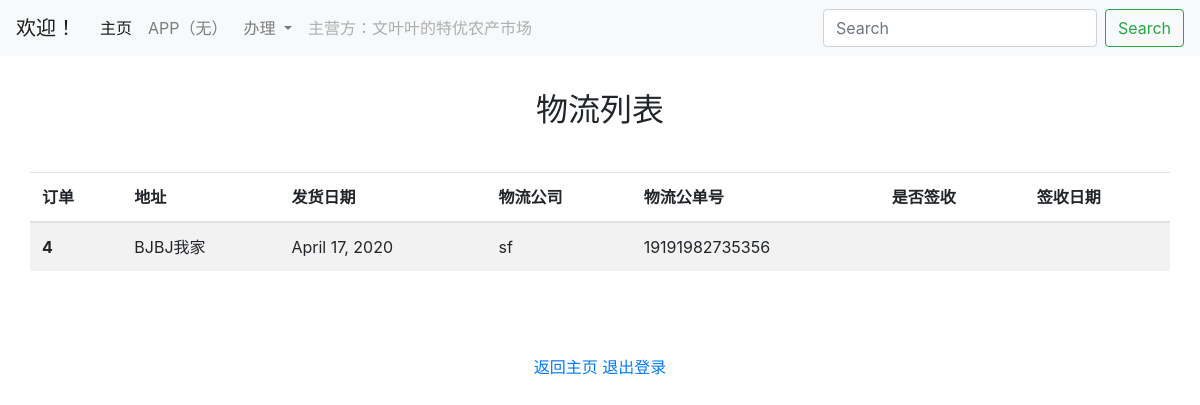
/Ship/ (signed in), run on the app's committed database.
### Ship/models.py (models this page shows)
class Shipment(models.Model):
    owner = models.ForeignKey('Order.Order', on_delete=models.CASCADE,)
    address = models.ForeignKey('shippingaddress',on_delete=models.CASCADE,)
    send_date = models.DateField(blank = True)
    ship_cmpn = models.CharField(max_length = 16)  # 页面提供快速选项
    ship_num = models.CharField(max_length = 16)
    is_accepted = models.BooleanField(default = False)
    accept_date = models.DateField(blank = True)

class ShippingAddress(models.Model):
    user = models.ForeignKey('User.EndUser', on_delete=models.CASCADE, )
    is_daily_used = models.BooleanField(default = True)
    receiver_name = models.CharField(max_length = 20,)
    receiver_mp = models.CharField(max_length=11, blank = True)
    receiver_province = models.CharField(max_length = 20)
    receiver_city = models.CharField(max_length = 20)
    receiver_dist = models.CharField(max_length = 20)
    receiver_addr = models.CharField(max_length = 20)
    def __str__(self):
        return self.receiver_province+self.receiver_city+self.receiver_addr

### Order/models.py (models this page shows)
class AbstractOrder(models.Model):
    orderer = models.ForeignKey('User.EndUser', on_delete=models.CASCADE, )
    orderdate = models.DateField(auto_now=False,default=now().today())
    payment = models.ForeignKey('Pay.Payment', on_delete=models.CASCADE, null    = True)
    payment_type = models.CharField(max_length = 12, choices=[('CASH', 'cash'), ( 'SCORES', 'scores'), ], default = 'cash')
    cost = models.PositiveIntegerField(default = 0)
    order_status = models.ForeignKey('OrderStatus', on_delete=models.CASCADE,  verbose_name = '订单状态')
    class Meta:
        abstract = True

class Order(AbstractOrder):
    orderscoreid = models.AutoField(primary_key=True, verbose_name = '订单自然ID')
    orderer = models.ForeignKey("User.EndUser",
                                on_delete=models.CASCADE,
                                null=True,
                                related_name='get_orderscore',
                                verbose_name = '顾客',)
    cost = models.IntegerField(default = 0, verbose_name = '金额')
    goods = models.ManyToManyField("Product.Products", symmetrical=False,  verbose_name = '订单商品')
    orderdate = models.DateField(null=True,  verbose_name = '订单日期')
    orderer_sc = models.IntegerField(default = 0, null=True,  verbose_name = '订单积分')
    up1 = models.ForeignKey("User.EndUser",
                            on_delete=models.CASCADE,
                            null=True,
                            related_name='get_up1',
                             verbose_name = '上一级' )
    up2 = models.ForeignKey("User.EndUser",
                            on_delete=models.CASCADE,
                            null=True,
                            related_name='get_up2',
                            verbose_name = '上二级' )
    up1_sc = models.IntegerField(default = 0, null=True, verbose_name = '上一级积分')
    up2_sc = models.IntegerField(default = 0, null=True, verbose_name = '上二级积分')
    def __str__(self):
        return str(self.orderscoreid)
    pass

### Ship/views.py (the view)
# urls.py: path('', ShipmentList.as_view(), name = 'Ship_List'),
class ShipmentList(LoginRequiredMixin, ListView):
    model = Shipment
    queryset = Shipment.objects.all()[:10]
    login_url = '/accounts/login/'
    template_name = 'Ship/ship.html'

### templates/Ship/ship.html
{% extends "product_base.html" %}
{% block product %}
<div class="container">
<div class="row">
<div class="col-md-4"></div>
<div class="col-md-4">
<div class ="text-center" style="padding-bottom:10%;padding-top:10%;">
    <h2>物流列表</h2>
    </div>
    </div>
    </div>
    </div>
    <table class="table table-striped table-hover" >
  <thead>
    <tr>
      <th scope="col">订单</th>
      <th scope="col">地址</th>
      <th scope="col">发货日期</th>
      <th scope="col">物流公司</th>
      <th scope="col">物流公单号</th>
      <th scope="col">是否签收</th>
      <th scope="col">签收日期</th>
    </tr>
  </thead>
  <tbody>
  {% for c in object_list %}
    <tr>
      <th scope="row">{{ c.owner }} </th>
      <td> {{ c.address }}</td>
      <td> {{ c.send_date }}</td>
      <td>{{ c.ship_cmpn }}</td>
      <td>{{ c.ship_num }}</td>
      <td>{{ c.is_accetped}}</td>
      <td>{{ c.is_accept_date}}</td>
    </tr>
{% endfor %}
  </tbody>
</table>
{% endblock %}

### data on the page
Shipment: owner "4", address "BJBJ我家", send_date "April 17, 2020", ship_cmpn "sf", ship_num "19191982735356"
